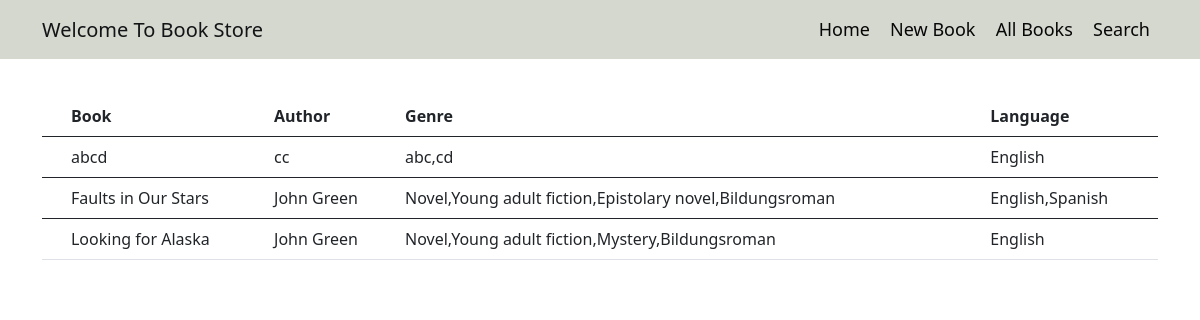
The page /allbooks/ on the database its author committed.
### books/models.py (models this page shows, shortened)
class Book(models.Model):
    book = models.CharField(max_length=200)
    author = models.CharField( max_length=100)
    genre = ListCharField( base_field = CharField(max_length=20),size=10,max_length = (10*21))
    language = ListCharField( base_field = CharField(max_length=20),size=10,max_length = (10*21))

### books/views.py (the view)
# urls.py: path("allbooks/" ,views.allbooks,name="all-books"),
def allbooks(request):
	context = {
		'books': Book.objects.all()
	}
	return render(request,"allbooks.html",context)

### books/templates/allbooks.html (shortened to what this page needs)
{% load static %}
<!doctype html>
<html lang="en">
  <head>
     <link rel ="stylesheet" type="text/css" href="{% static 'main.css' %}">
    <link href="https://cdn.jsdelivr.net/npm/bootstrap@5.0.2/dist/css/bootstrap.min.css" rel="stylesheet">
  </head>
  <body>
    <header class="site-header">
      <nav class="navbar navbar-expand-md navbar-dark bg-steel fixed-top">
        <div class="container">
           <a class="navbar-brand mr-4" href="">Welcome To Book Store</a>
           <div class="collapse navbar-collapse" id="navbarToggle">
             <div class="navbar-nav mr-auto">
                <a class="nav-item nav-link" href="{% url 'home' %}">Home</a>
                <a class="nav-item nav-link" href="{%url 'new-book'%}">New Book</a>
                <a class="nav-item nav-link" href="{% url 'all-books'%}">All Books</a>
                <a class="nav-item nav-link" href="{% url 'search'%}">Search</a>
             </div>
            </div>
        </div>
       </nav>
   </header>
<main role="main" class="container">
   <div class="row py-5">
     <div class="container-2 py-5">
     <table class="table">
   <thead>
    <tr>
      <th scope="col"></th>
      <th scope="col">Book</th>
      <th scope="col">Author</th>
      <th scope="col">Genre</th>
      <th scope="col">Language</th>
    </tr>
   </thead>
    {% for book in books %}
   <tbody>
    <tr>
      <th scope="row"></th>
      <td>{{book.book}}</td>
      <td>{{book.author}}</td>
      <td>{{book.genre}}</td>
      <td>{{book.language}}</td>
    </tr>
   </tbody>
    {% endfor %}
     </table>
  </div>
    </div>
    </main>
  </body>
</html>

### books/static/main.css (style rules this page uses)
body { background: #fdfcfc; color: #333333; margin-top: 5rem; }
.bg-steel { background-color: #d5d8cf; margin-bottom: 10px; }
.site-header .navbar .navbar-brand { color: #131416; }
.site-header .navbar .navbar-nav { flex: auto; text-align: right; display: inline-block; }
.site-header .navbar .navbar-nav .nav-link { font-size:large; display: inline-block; color: #070707; }
.table { padding-top: 10px; }

### rows shown on the page
Book: book "abcd", author "cc", genre "abc,cd", language "English"
Book: book "Faults in Our Stars", author "John Green", genre "Novel,Young adult fiction,Epistolary novel,Bildungsroman", language "English,Spanish"
Book: book "Looking for Alaska", author "John Green", genre "Novel,Young adult fiction,Mystery,Bildungsroman", language "English"
